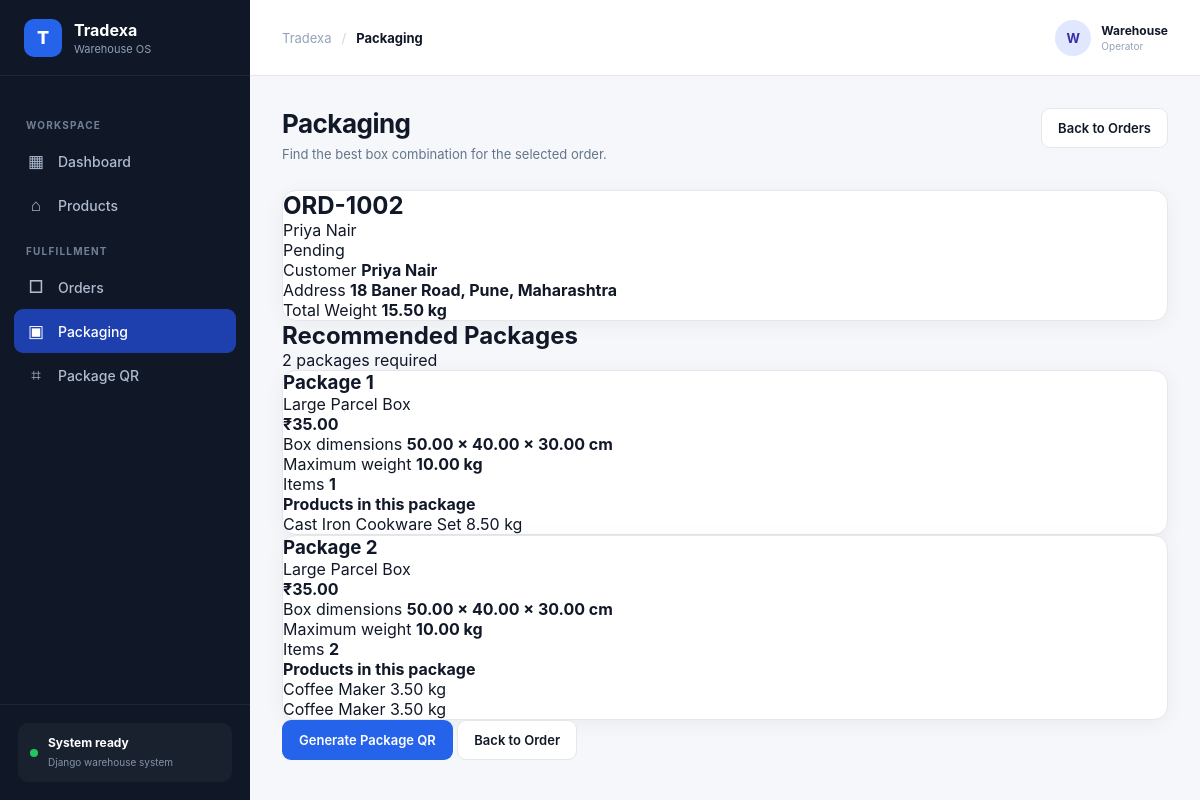
The app's page /packaging/?order=ORD-1002 with its own data.
### tradexa_app/models.py (models this page shows, shortened)
class Order(models.Model):
    STATUS = [
        ("pending", "Pending"),
        ("packing", "Packing"),
        ("ready", "Ready"),
        ("shipped", "Shipped"),
    ]
    order_number = models.CharField(max_length=50, unique=True)
    customer_name = models.CharField(max_length=200)
    address = models.TextField()
    status = models.CharField(
        max_length=20,
        choices=STATUS,
        default="pending"
    )
    created_at = models.DateTimeField(auto_now_add=True)

class Box(models.Model):
    name = models.CharField(max_length=100)
    length = models.DecimalField(max_digits=8, decimal_places=2)
    width = models.DecimalField(max_digits=8, decimal_places=2)
    height = models.DecimalField(max_digits=8, decimal_places=2)
    max_weight = models.DecimalField(max_digits=8, decimal_places=2)
    cost = models.DecimalField(max_digits=10, decimal_places=2)

class OrderItem(models.Model):
    order = models.ForeignKey(
        Order,
        on_delete=models.CASCADE,
        related_name="items"
    )
    product = models.ForeignKey(
        Product,
        on_delete=models.PROTECT
    )
    qty = models.PositiveIntegerField(default=1)

class Product(models.Model):
    name = models.CharField(max_length=200)
    sku = models.CharField(max_length=100, unique=True)
    length = models.DecimalField(max_digits=8, decimal_places=2)
    width = models.DecimalField(max_digits=8, decimal_places=2)
    height = models.DecimalField(max_digits=8, decimal_places=2)
    weight = models.DecimalField(max_digits=8, decimal_places=2)

### tradexa_app/views.py (the view)
# urls.py: path("packaging/", views.packaging, name="packaging"),
def packaging(request):
    order_number = request.GET.get("order")
    order = None
    packages = None
    order_weight = None
    if order_number:
        try:
            order = Order.objects.get(order_number=order_number)
            order_weight = get_order_weight(order)
            packages = get_multi_box_packaging(order)
        except Order.DoesNotExist:
            order = None
    return render(
        request,
        "tradexa_app/packaging.html",
        {
            "order": order,
            "packages": packages,
            "order_weight": order_weight,
        }
    )

### tradexa_app/views.py (called while the page is built)
def get_order_weight(order):
    total_weight = 0
    for item in order.items.all():
        total_weight += item.product.weight * item.qty
    return total_weight

def product_fits(product, box):
    product_dimensions = [
        product.length,
        product.width,
        product.height
    ]
    box_dimensions = [
        box.length,
        box.width,
        box.height
    ]
    product_dimensions.sort()
    box_dimensions.sort()
    for i in range(3):
        if product_dimensions[i] > box_dimensions[i]:
            return False
    return True

def can_add_item_to_box(item, box, current_items):
    current_weight = 0
    current_volume = 0
    for current_item in current_items:
        current_weight += current_item.product.weight
        current_volume += (
            current_item.product.length *
            current_item.product.width *
            current_item.product.height
        )
    item_weight = item.product.weight
    item_volume = (
        item.product.length *
        item.product.width *
        item.product.height
    )
    total_weight = current_weight + item_weight
    total_volume = current_volume + item_volume
    if total_weight > box.max_weight:
        return False
    if not product_fits(item.product, box):
        return False
    box_volume = box.length * box.width * box.height
    if total_volume > box_volume:
        return False
    return True

### tradexa_app/templates/tradexa_app/packaging.html (shortened to what this page needs)
{% extends "tradexa_app/base.html" %}
{% load static %}
{% block breadcrumb %}
<span>Tradexa</span>
<span class="breadcrumb-separator">/</span>
<strong>Packaging</strong>
{% endblock %}
{% block extra_css %}
<link
    rel="stylesheet"
    href="{% static 'tradexa_app/css/packaging.css' %}"
>
{% endblock %}
{% block content %}
<div class="page-header">
    <div>
        <h1 class="page-title">
            Packaging
        </h1>
        <p class="page-description">
            Find the best box combination for the selected order.
        </p>
    </div>
    <a
        href="{% url 'order_detail' %}"
        class="btn btn-secondary"
    >
        Back to Orders
    </a>
</div>
{% if order %}
<div class="card">
    <div class="section-heading">
        <div>
            <h2>
                {{ order.order_number }}
            </h2>
            <span>
                {{ order.customer_name }}
            </span>
        </div>
        <span class="status-badge">
            {{ order.status|title }}
        </span>
    </div>
    <div class="order-information">
        <div>
            <span>Customer</span>
            <strong>
                {{ order.customer_name }}
            </strong>
        </div>
        <div>
            <span>Address</span>
            <strong>
                {{ order.address }}
            </strong>
        </div>
        <div>
            <span>Total Weight</span>
            <strong>
                {{ order_weight }} kg
            </strong>
        </div>
    </div>
</div>
{% if packages %}
<div class="section-heading">
    <div>
        <h2>
            Recommended Packages
        </h2>
        <span>
            {{ packages|length }} package{{ packages|length|pluralize }} required
        </span>
    </div>
</div>
<div class="package-list">
    {% for package in packages %}
    <div class="card package-card">
        <div class="package-header">
            <div>
                <h3>
                    Package {{ forloop.counter }}
                </h3>
                <span>
                    {{ package.box.name }}
                </span>
            </div>
            <strong>
                ₹{{ package.box.cost }}
            </strong>
        </div>
        <div class="package-details">
            <div>
                <span>Box dimensions</span>
                <strong>
                    {{ package.box.length }}
                    ×
                    {{ package.box.width }}
                    ×
                    {{ package.box.height }} cm
                </strong>
            </div>
            <div>
                <span>Maximum weight</span>
                <strong>
                    {{ package.box.max_weight }} kg
                </strong>
            </div>
            <div>
                <span>Items</span>
                <strong>
                    {{ package.items|length }}
                </strong>
            </div>
        </div>
        <div class="package-items">
            <h4>
                Products in this package
            </h4>
            {% for item in package.items %}
            <div class="package-item">
                <span>
                    {{ item.product.name }}
                </span>
                <span>
                    {{ item.product.weight }} kg
                </span>
            </div>
            {% endfor %}
        </div>
    </div>
    {% endfor %}
</div>
<div class="page-actions">
    <a
        href="{% url 'package_qr' %}?order={{ order.order_number }}"
        class="btn btn-primary"
    >
        Generate Package QR
    </a>
    <a
        href="{% url 'order_detail' %}?order={{ order.order_number }}"
        class="btn btn-secondary"
    >
        Back to Order
    </a>
</div>
{% endif %}
{% endif %}
{% endblock %}

### tradexa_app/static/tradexa_app/css/base.css (style rules this page uses)
:root { --bg: #f5f7fa; --surface: #ffffff; --surface-soft: #f8fafc; --sidebar: #101827; --sidebar-hover: #1a2537; --text: #111827; --text-secondary: #64748b; --text-muted: #94a3b8; --border: #e5e7eb; --primary: #2563eb; --primary-dark: #1d4ed8; --success: #16a34a; --warning: #d97706; --danger: #dc2626; --radius: 14px; --shadow: 0 4px 20px rgba(15, 23, 42, 0.05); }
* { margin: 0; padding: 0; box-sizing: border-box; }
html { scroll-behavior: smooth; }
body { font-family: Inter, ui-sans-serif, system-ui, -apple-system, BlinkMacSystemFont, "Segoe UI", sans-serif; background: var(--bg); color: var(--text); }
a { color: inherit; text-decoration: none; }
.breadcrumb strong { color: var(--text); }
.breadcrumb-separator { color: #cbd5e1; }
.page-header { display: flex; align-items: flex-start; justify-content: space-between; gap: 20px; margin-bottom: 28px; }
.page-title { font-size: 26px; font-weight: 750; letter-spacing: -0.02em; }
.page-description { color: var(--text-secondary); font-size: 13px; margin-top: 7px; }
.card { background: var(--surface); border: 1px solid var(--border); border-radius: var(--radius); box-shadow: var(--shadow); }
.btn { height: 40px; padding: 0 16px; border-radius: 9px; border: 1px solid transparent; font-size: 13px; font-weight: 600; display: inline-flex; align-items: center; justify-content: center; gap: 8px; transition: 0.2s; }
.btn-primary { background: var(--primary); color: white; }
.btn-secondary { background: white; border-color: var(--border); color: var(--text); }

### records on screen
Order: order_number "ORD-1002", customer_name "Priya Nair", status "Pending", address "18 Baner Road, Pune, Maharashtra"
Box: box.name "Large Parcel Box", box.cost "35.00", box.length "50.00", box.width "40.00", box.height "30.00", box.max_weight "10.00", items|length "1", items|length "2"
OrderItem: product.name "Cast Iron Cookware Set", product.weight "8.50"
OrderItem: product.name "Coffee Maker", product.weight "3.50"

### other values on screen
{{ order_weight }} "15.50"
{{ packages|length }} "2"
